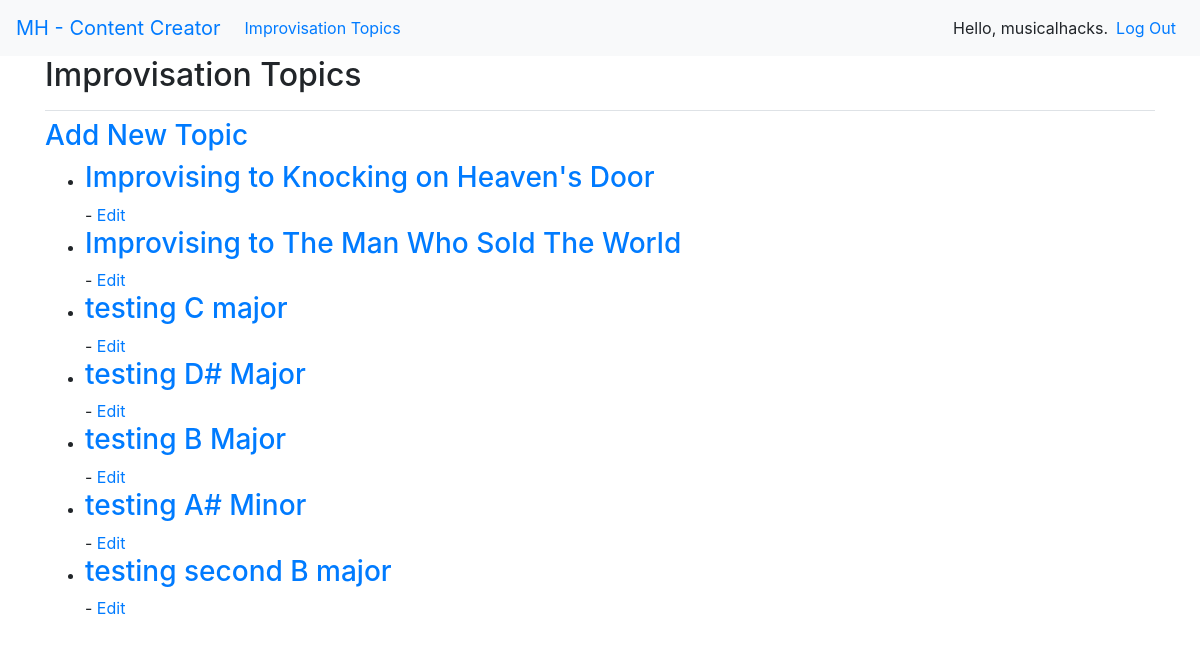
Page /imptopics/ (signed in) on the earlier database version.
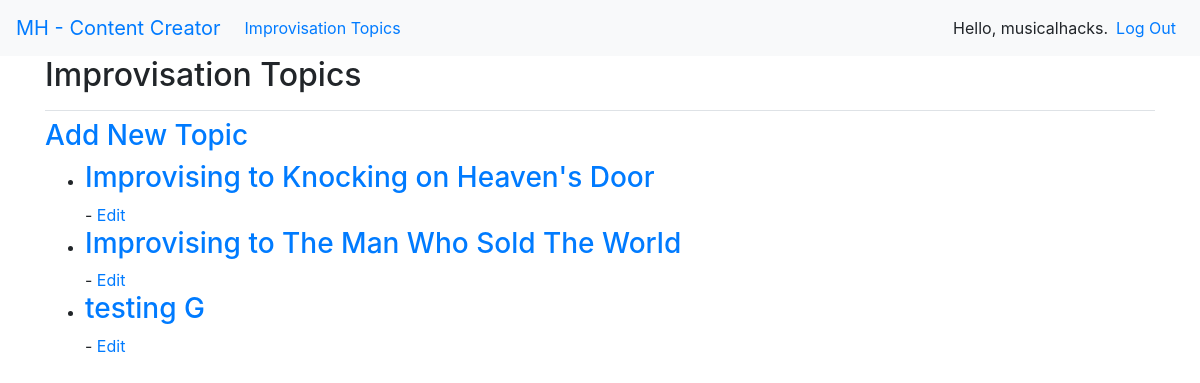
Same page on the later database version.
### contents/models.py (models this page shows)
class ImprovisationTopic(models.Model):
	title = models.CharField(max_length=500)
	key = models.CharField(max_length=500, choices=keys, default='C Major')
	scale = models.CharField(max_length=500, choices=scales, default='Major')
	chords = JSONField()
	date_added = models.DateTimeField(auto_now_add=True)
	owner = models.ForeignKey(User, on_delete=models.CASCADE)
	def __str__(self):
		return self.title

### contents/views.py (the view)
# urls.py: path('imptopics/', views.imptopics, name='imptopics'),
@login_required
def imptopics(request):
	topics = it.objects.filter(owner=request.user).order_by('date_added') #get the list of topics for current user
	context = {'topics':topics}
	return render (request, 'contents/imptopics.html', context)

### contents/templates/contents/imptopics.html
{% extends "contents/base.html" %}
{% load bootstrap4 %}
{% block page_header %}
<h2> Improvisation Topics</h2>
{% endblock page_header %}
{% block content %}
<h3><a href= "{% url 'contents:new_topic' %}">Add New Topic</a></h3>
<ul>{% for topic in topics %}
	<li>
		<h3><a href= "{% url 'contents:imptopic' topic.id %}">{{ topic }} </a>
	    </h3> - <a href="{% url 'contents:edit_topic' topic.id %}"> Edit </a>
	</li>
	{% empty %}
	<p><h3> No improvisation topics have been added yet </h3></p>
	{% endfor %}
</ul>
{% endblock content %}

Differences in the rows shown:
removed ImprovisationTopic: title "testing C major"
removed ImprovisationTopic: title "testing D# Major"
removed ImprovisationTopic: title "testing B Major"
removed ImprovisationTopic: title "testing A# Minor"
removed ImprovisationTopic: title "testing second B major"
added ImprovisationTopic: title "testing G"
